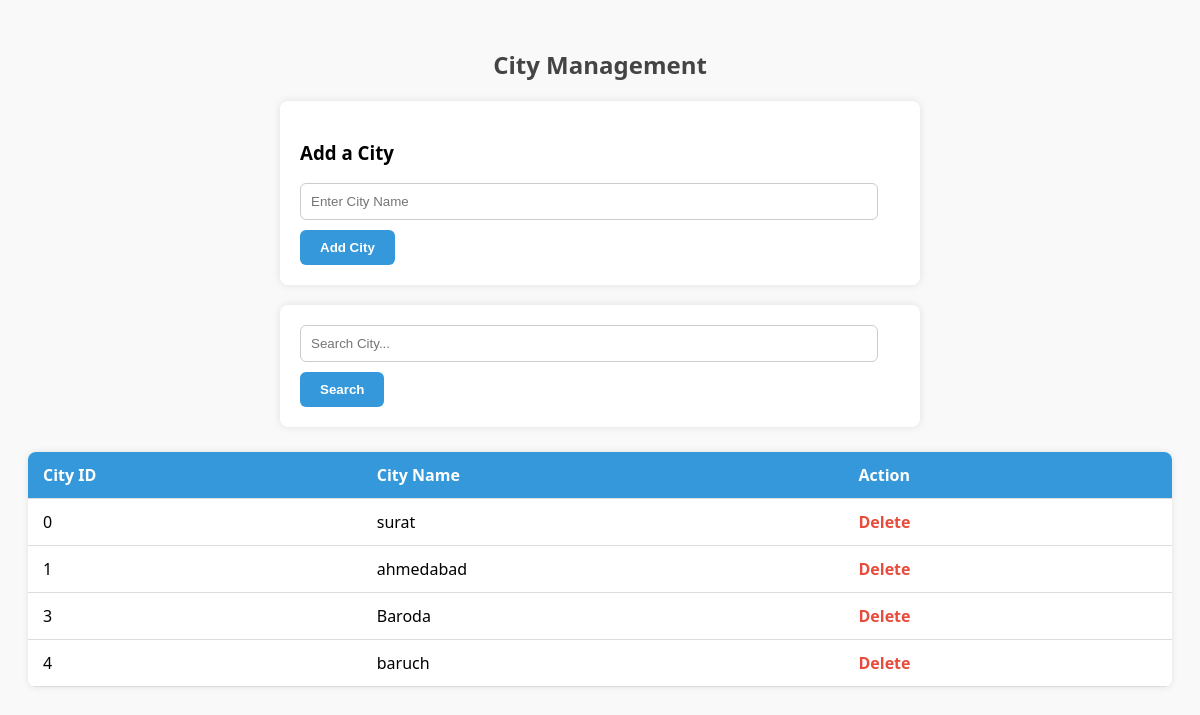
Screenshot of /city.php with the database file from the repository.
### tables this page shows
CREATE TABLE `mstcity` (
  `cityid` decimal(4,0) NOT NULL,
  `cityName` varchar(15) NOT NULL
);

### city.php (the view, shortened to what this page needs)
<?php
include 'db.php';
$search = "";
if (isset($_GET['search'])) {
    $search = $_GET['search'];
    $query = "SELECT * FROM mstCity WHERE cityName LIKE ?";
    $stmt = $conn->prepare($query);
    $likeSearch = "%$search%";
    $stmt->bind_param("s", $likeSearch);
} else {
    $stmt = $conn->prepare("SELECT * FROM mstCity");
}
$stmt->execute();
$result = $stmt->get_result();
?>
<!DOCTYPE html>
<html>
<head>
</head>
<body>
    <h2>City Management</h2>
    <div class="form-container">
        <form method="POST">
            <h3>Add a City</h3>
            <input type="text" name="cityName" placeholder="Enter City Name" required>
            <button type="submit" name="addCity">Add City</button>
        </form>
    </div>
    <div class="search-container">
        <form method="GET">
            <input type="text" name="search" placeholder="Search City..." value="<?= htmlspecialchars($search) ?>">
            <button type="submit">Search</button>
        </form>
    </div>
    <table>
        <thead>
            <tr>
                <th>City ID</th>
                <th>City Name</th>
                <th>Action</th>
            </tr>
        </thead>
        <tbody>
            <?php while ($row = $result->fetch_assoc()) { ?>
                <tr>
                    <td><?= $row['cityid'] ?></td>
                    <td><?= htmlspecialchars($row['cityName']) ?></td>
                    <td><a href="?delete=<?= $row['cityid'] ?>" onclick="return confirm('Delete this city?')">Delete</a></td>
                </tr>
            <?php } ?>
        </tbody>
    </table>
</body>
</html>

### city.php (style rules this page uses)
body { font-family: 'Segoe UI', Tahoma, Geneva, Verdana, sans-serif; padding: 20px; background: #f9f9f9; }
h2 { text-align: center; color: #444; }
.form-container, .search-container { margin: 20px auto; max-width: 600px; background: #fff; padding: 20px; border-radius: 8px; box-shadow: 0 0 8px rgba(0,0,0,0.1); }
input[type="text"] { padding: 10px; width: calc(100% - 22px); margin-bottom: 10px; border: 1px solid #ccc; border-radius: 6px; box-sizing: border-box; }
button { padding: 10px 20px; background-color: #3498db; border: none; color: white; font-weight: bold; border-radius: 6px; cursor: pointer; }
table { width: 100%; border-collapse: collapse; margin-top: 25px; background: #fff; border-radius: 8px; overflow: hidden; box-shadow: 0 0 6px rgba(0,0,0,0.1); }
th, td { padding: 12px 15px; border-bottom: 1px solid #ddd; text-align: left; }
a { color: #e74c3c; text-decoration: none; font-weight: bold; }
th { background-color: #3498db; color: white; }

### rows the page displays
mstcity: cityid "0", cityName "surat"
mstcity: cityid "1", cityName "ahmedabad"
mstcity: cityid "3", cityName "Baroda"
mstcity: cityid "4", cityName "baruch"
